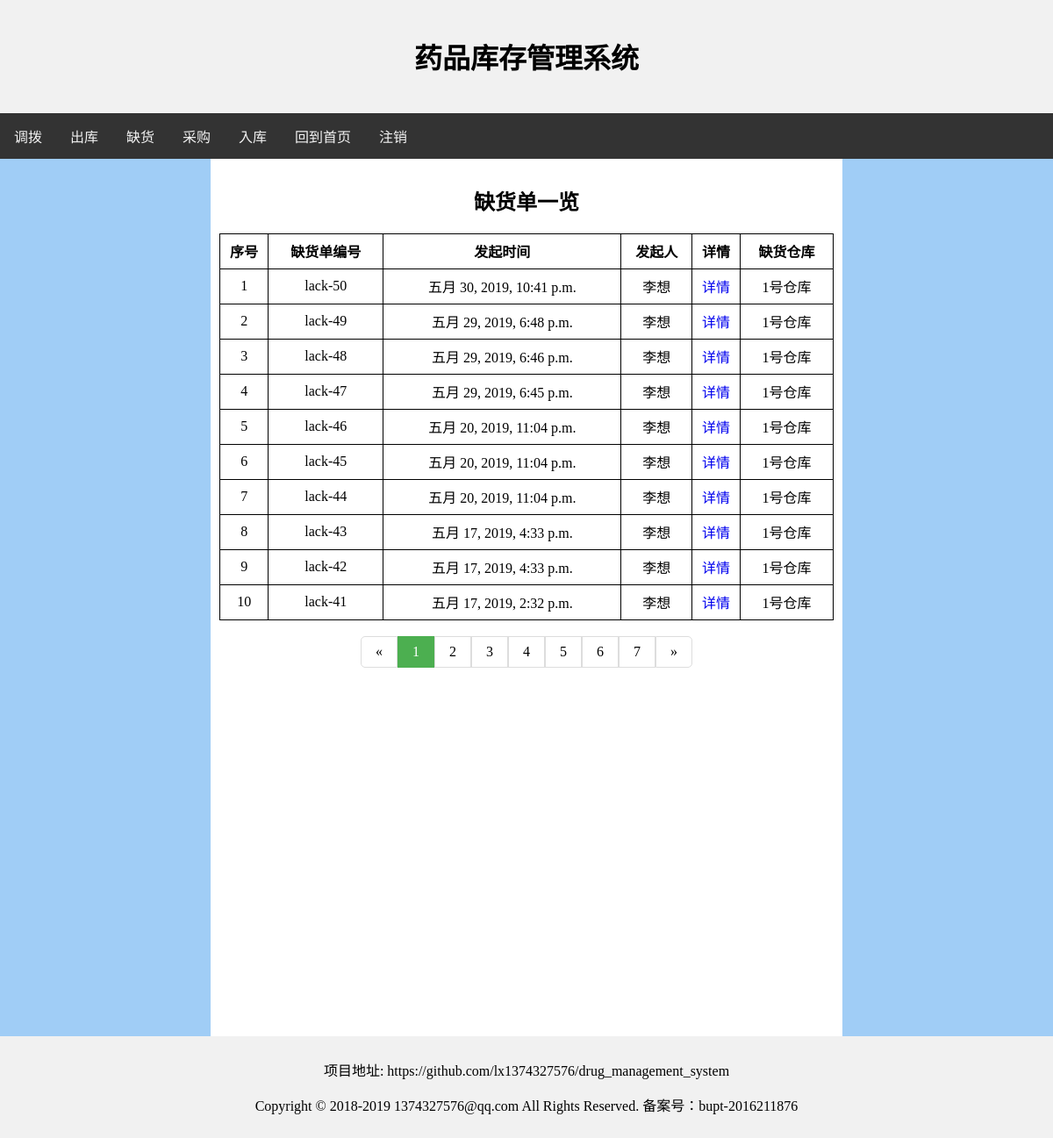
Page /lack/query/1 on the earlier database version.
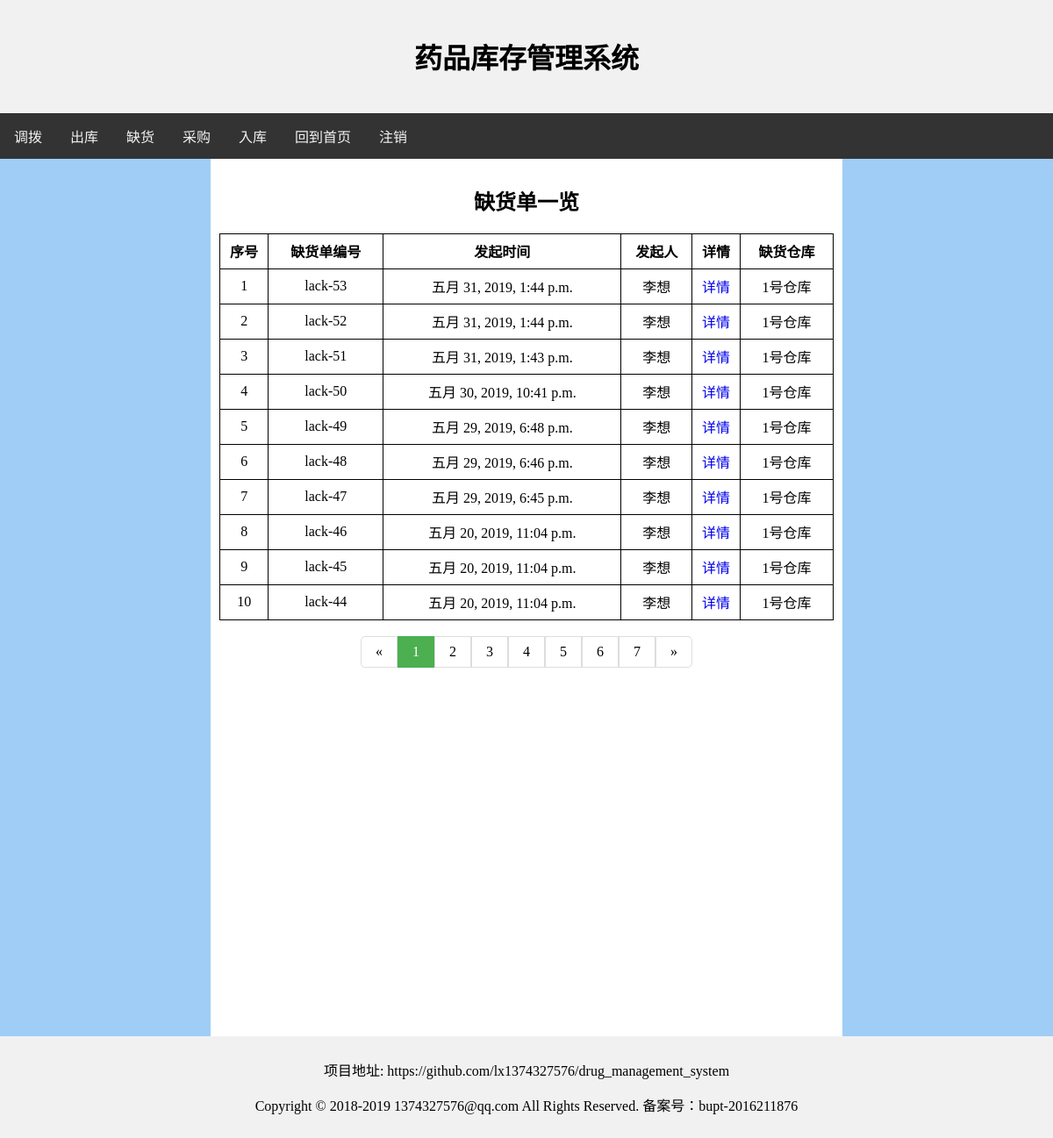
Same page on the later database version.
### lack/models.py (models this page shows)
class Lack(models.Model):
    id = models.IntegerField('id', primary_key=True)
    create_time = models.DateTimeField('create_time', default=timezone.now)
    create_user = models.ForeignKey(User, on_delete=models.CASCADE)

### user/models.py (models this page shows, shortened)
class User(models.Model):
    id = models.IntegerField('id', primary_key=True)
    user_name = models.CharField('user_name', unique=True, blank=False, max_length=20)
    create_time = models.DateTimeField('create_time', default=timezone.now)
    is_admin = models.BooleanField('is_admin', default=False)
    password = models.CharField('password', blank=False, max_length=20)
    worker_type = models.IntegerField('worker_type', default=0)

### lack/views.py (the view)
# urls.py: path('query/<int:page_id>', views.query_page, name='query_page'),
def query_page(request, page_id):
    lack_list = Lack.objects.all().order_by('-id')
    list_length = lack_list.count()
    if page_id * 10 >= list_length + 10:
        return HttpResponseRedirect(reverse('lack:query') + str((list_length - 1) // 10 + 1))
    lack_list = lack_list[(page_id - 1) * 10:min(page_id * 10, list_length)]
    context = {
        'lack_list': lack_list,
        'page_id': page_id,
        'page_id_minus': page_id - 1,
        'page_id_plus': page_id + 1,
        'page_id_minus2': page_id - 2,
        'page_id_minus3': page_id - 3,
        'page_id_plus2': page_id + 2,
        'page_id_plus3': page_id + 3,
    }
    return render(request, 'lack/query.html', context)

### lack/templates/lack/query.html (shortened to what this page needs)
<html>
    <head>
    </head>
    <body>
        <div class="header">
            <h1>药品库存管理系统</h1>
        </div>
        <div class="topnav">
            <a href="{% url 'demand:demand' %}">调拨</a>
            <a href="{% url 'checkout:checkout' %}">出库</a>
            <a href="{% url 'lack:lack' %}">缺货</a>
            <a href="{% url 'purchase:purchase' %}">采购</a>
            <a href="{% url 'storage:storage' %}">入库</a>
            <a href="{% url 'user:index' %}">回到首页</a>
            <a href="{% url 'user:logout' %}">注销</a>
        </div>
        <div class="row">
            <div class="column left">
            </div>
            <div class="column middle">
                <div class="submit-div">
                    <h2> 缺货单一览 </h2>
                </div>
                <table>
                    <tr>
                        <td> <strong>序号</strong> </td>
                        <td> <strong>缺货单编号</strong> </td>
                        <td> <strong>发起时间</strong> </td>
                        <td> <strong>发起人</strong> </td>
                        <td> <strong>详情</strong> </td>
                        <td> <strong>缺货仓库</strong> </td>
                    </tr>
                    {% for lack in lack_list %}
                        <tr>
                            {% widthratio page_id_minus 1 10 as page_id_tmp %}
                            <td> {{forloop.counter|add:page_id_tmp}} </td>
                            <td> lack-{{lack.id}} </td>
                            <td> {{lack.create_time}} </td>
                            <td> {{lack.create_user.user_name}} </td>
                            <td><a href="{% url 'lack:query_detail' lack.id %}">详情</a></td>
                            <td> 1号仓库 </td>
                        </tr>
                    {% endfor %}
                </table>
                <br>
                <div class="submit-div">
                    <ul class="pagination">
                        {% if page_id < 4 %}
                            {% if page_id == 1 %}
                                <li><a href="{% url 'lack:query_page' 1 %}">«</a></li>
                                <li><a class='active' href="{% url 'lack:query_page' 1 %}">1</a></li>
                                <li><a href="{% url 'lack:query_page' 2 %}">2</a></li>
                                <li><a href="{% url 'lack:query_page' 3 %}">3</a></li>
                                <li><a href="{% url 'lack:query_page' 4 %}">4</a></li>
                            {% endif %}
                            <li><a href="{% url 'lack:query_page' 5 %}">5</a></li>
                            <li><a href="{% url 'lack:query_page' 6 %}">6</a></li>
                            <li><a href="{% url 'lack:query_page' 7 %}">7</a></li>
                            <li><a href="{% url 'lack:query_page' page_id_plus %}">»</a></li>
                        {% endif %}
                    </ul>
                </div>
            </div>
            <div class="column right">
            </div>
        </div>
        <div class="footer">
            <p>项目地址: https://github.com/lx1374327576/drug_management_system</p>
            <p>Copyright © 2018-2019 1374327576@qq.com All Rights Reserved. 备案号：bupt-2016211876</p>
        </div>
    </body>
</html>

Differences in the rows shown:
no longer on this page (row unchanged): Lack: id "43", create_time "五月 17, 2019, 4:33 p.m.", create_user.user_name "李想"
no longer on this page (row unchanged): Lack: id "42", create_time "五月 17, 2019, 4:33 p.m.", create_user.user_name "李想"
no longer on this page (row unchanged): Lack: id "41", create_time "五月 17, 2019, 2:32 p.m.", create_user.user_name "李想"
added Lack: id "53", create_time "五月 31, 2019, 1:44 p.m.", create_user.user_name "李想"
added Lack: id "52", create_time "五月 31, 2019, 1:44 p.m.", create_user.user_name "李想"
added Lack: id "51", create_time "五月 31, 2019, 1:43 p.m.", create_user.user_name "李想"
